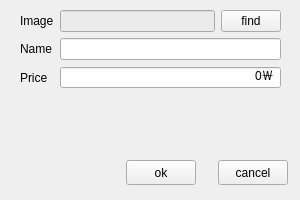
<?xml version="1.0" encoding="UTF-8"?>
<ui version="4.0">
 <class>Form</class>
 <widget class="QWidget" name="Form">
  <property name="geometry">
   <rect>
    <x>0</x>
    <y>0</y>
    <width>300</width>
    <height>200</height>
   </rect>
  </property>
  <property name="windowTitle">
   <string>Form</string>
  </property>
  <widget class="QWidget" name="layoutWidget">
   <property name="geometry">
    <rect>
     <x>20</x>
     <y>10</y>
     <width>261</width>
     <height>79</height>
    </rect>
   </property>
   <layout class="QGridLayout" name="gridLayout">
    <item row="3" column="0">
     <widget class="QLabel" name="label_3">
      <property name="maximumSize">
       <size>
        <width>60</width>
        <height>30</height>
       </size>
      </property>
      <property name="text">
       <string>Price</string>
      </property>
     </widget>
    </item>
    <item row="0" column="0">
     <widget class="QLabel" name="label">
      <property name="maximumSize">
       <size>
        <width>60</width>
        <height>30</height>
       </size>
      </property>
      <property name="text">
       <string>Image</string>
      </property>
     </widget>
    </item>
    <item row="1" column="0">
     <widget class="QLabel" name="label_2">
      <property name="maximumSize">
       <size>
        <width>60</width>
        <height>30</height>
       </size>
      </property>
      <property name="text">
       <string>Name</string>
      </property>
     </widget>
    </item>
    <item row="1" column="1">
     <widget class="QLineEdit" name="nameEdit">
      <property name="maximumSize">
       <size>
        <width>16777215</width>
        <height>30</height>
       </size>
      </property>
      <property name="alignment">
       <set>Qt::AlignRight|Qt::AlignTrailing|Qt::AlignVCenter</set>
      </property>
     </widget>
    </item>
    <item row="0" column="1">
     <layout class="QHBoxLayout" name="horizontalLayout_5">
      <item>
       <widget class="QLineEdit" name="imagePathEdit">
        <property name="maximumSize">
         <size>
          <width>16777215</width>
          <height>30</height>
         </size>
        </property>
        <property name="styleSheet">
         <string notr="true">QLineEdit{
	background:rgb(235,235,235);
}</string>
        </property>
        <property name="alignment">
         <set>Qt::AlignRight|Qt::AlignTrailing|Qt::AlignVCenter</set>
        </property>
        <property name="readOnly">
         <bool>true</bool>
        </property>
       </widget>
      </item>
      <item>
       <widget class="QPushButton" name="findButton">
        <property name="maximumSize">
         <size>
          <width>60</width>
          <height>30</height>
         </size>
        </property>
        <property name="text">
         <string>find</string>
        </property>
       </widget>
      </item>
     </layout>
    </item>
    <item row="3" column="1">
     <widget class="QSpinBox" name="priceSpinBox">
      <property name="maximumSize">
       <size>
        <width>16777215</width>
        <height>30</height>
       </size>
      </property>
      <property name="alignment">
       <set>Qt::AlignRight|Qt::AlignTrailing|Qt::AlignVCenter</set>
      </property>
      <property name="buttonSymbols">
       <enum>QAbstractSpinBox::NoButtons</enum>
      </property>
      <property name="suffix">
       <string>￦</string>
      </property>
      <property name="minimum">
       <number>0</number>
      </property>
      <property name="maximum">
       <number>1000000</number>
      </property>
     </widget>
    </item>
   </layout>
  </widget>
  <widget class="QWidget" name="layoutWidget_2">
   <property name="geometry">
    <rect>
     <x>110</x>
     <y>160</y>
     <width>194</width>
     <height>25</height>
    </rect>
   </property>
   <layout class="QHBoxLayout" name="horizontalLayout">
    <item>
     <widget class="QPushButton" name="okayButton">
      <property name="maximumSize">
       <size>
        <width>70</width>
        <height>25</height>
       </size>
      </property>
      <property name="text">
       <string>ok</string>
      </property>
     </widget>
    </item>
    <item>
     <widget class="QPushButton" name="cancelButton">
      <property name="maximumSize">
       <size>
        <width>70</width>
        <height>25</height>
       </size>
      </property>
      <property name="text">
       <string>cancel</string>
      </property>
     </widget>
    </item>
   </layout>
  </widget>
 </widget>
 <resources/>
 <connections/>
</ui>
